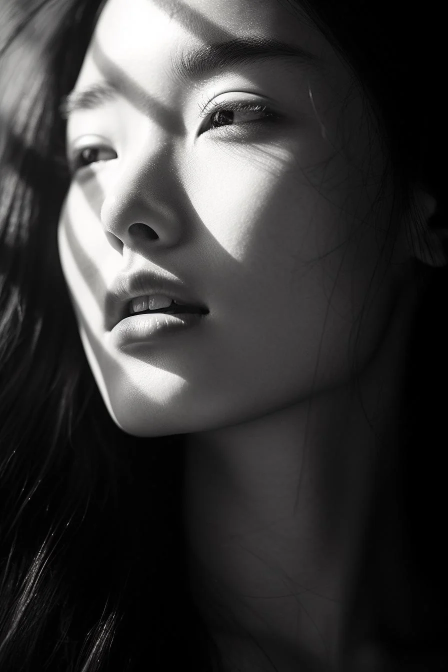
#> input picture assets/woman.webp, 896 x 1344 px, found by its file name (shown at 1/2 size)
$ jupyter execute --allow-errors OpenCV1.ipynb
#> lines starting #> are read from the running program, lines starting #| are printed output that depends on the picture; after the words box and inside, x2 and y2 are one past the last pixel; in counts of white or black regions, pixels touching at a corner belong together
[cell 1]
import cv2
import numpy as np
import urllib.request
import matplotlib.pyplot as plt

[cell 2]
#### to find whether the image has low contrast or high contrast ###

[cell 3]
import cv2
import numpy as np
import matplotlib.pyplot as plt

def check_contrast_histogram(image_path):
    # Read the image in grayscale
#> called with image_path = 'woman.webp'
    image = cv2.imread(image_path, cv2.IMREAD_GRAYSCALE)
#> image: shape (1344, 896); min 0, max 255, mean 56.5

    # Calculate the histogram
    hist = cv2.calcHist([image], [0], None, [256], [0, 256])
#> hist = 256 values, max 93336 at index 0, min 273 at index 141, mean 4704

    # Plot the histogram
    plt.figure()
    plt.title("Grayscale Histogram")
    plt.xlabel("Pixel Intensity")
    plt.ylabel("Frequency")
    plt.plot(hist)
    plt.xlim([0, 256])
    plt.show()
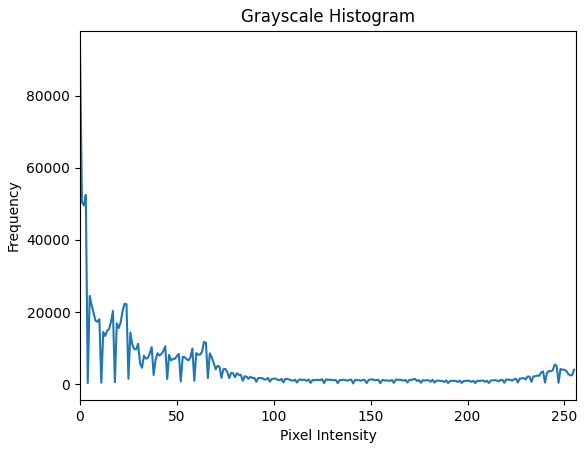
#> figure drawn by matplotlib, 1 panel; curve peaks at x = 0, y = 93336

    # Evaluate contrast
    std_dev = np.std(image)
#> std_dev = 70.39
    if std_dev > 50:
        print("The image has high contrast.")
    else:
        print("The image has low contrast.")


check_contrast_histogram("woman.webp")

[cell 4]
### make watermark and hide it in woman image ###

[cell 5]
from PIL import Image, ImageDraw, ImageFont, ImageEnhance

# Open the original image
image = Image.open("woman.webp").convert("RGBA")
#> image: PIL image 896x1344 RGBA

# Create a transparent layer the same size as the original image
txt_layer = Image.new("RGBA", image.size, (255, 255, 255, 0))

draw = ImageDraw.Draw(txt_layer)

# Define the text and font
text = "Hidden text"
font = ImageFont.truetype("arial.ttf", 20)

x = 35
y = 580

# Add the text to the transparent layer with lower opacity (alpha value)
draw.text((x, y), text, font=font, fill=(100, 100, 100, 20))  # Lower alpha means more transparent

# Combine the original image with the transparent watermark layer
watermarked = Image.alpha_composite(image, txt_layer)

# Convert back to RGB if needed and save the result
watermarked = watermarked.convert("RGB")
#> watermarked: PIL image 896x1344 RGB
watermarked.save("output1.jpg")

[cell 6]
high_contrast_image = cv2.imread('output1.jpg',cv2.IMREAD_GRAYSCALE)
#> high_contrast_image: shape (1344, 896); min 0, max 255, mean 56.5
def plot_histogram(image, title):
    hist = cv2.calcHist([image], [0], None, [256], [0, 256])
    plt.plot(hist)
    plt.xlim([0, 256])
    plt.title(title)
    plt.xlabel('Pixel Intensity')
    plt.ylabel('Frequency')

# Display the original image and histogram
plt.figure(figsize=(12, 5))


plt.subplot(1, 2, 1)
#> (the rest of this cell did not finish here and is left out)

[cell 7]
#### question2

### for compressing the image, I use bit plane, png formatting and reducing image resolution with resizing(interpolation)###

[cell 8]
import os
import matplotlib.pyplot as plt
# Load a grayscale image
image = cv2.imread('man.png', cv2.IMREAD_GRAYSCALE)
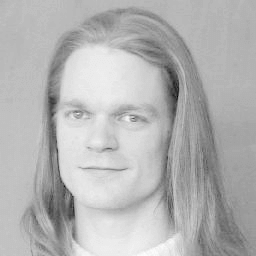
#> input picture assets/man.png, 256 x 256 px, found by its file name
#> image is the input picture: shape (256, 256); min 0, max 255, mean 179.7
# Create a figure with two rows: one for the compressed images and one for the differences
fig, axs = plt.subplots(2, 7, figsize=(20, 8))

file_sizes = []

# Loop over the number of bits to remove
for i in range(1, 8):
    # Create the bit mask by keeping only the upper bits and zeroing out the lower bits
    bit_mask = 0xFF & (0xFF << i)  # Keeps the top (8 - i) bits and removes the lower bits


    # Apply the mask using bitwise AND operation
    compressed_image = cv2.bitwise_and(image, bit_mask)
    compressed_image_path = f"bit_plane_{i}.png"

    # Resize the image to half of its original size
    height, width = compressed_image.shape
    resized_image = cv2.resize(compressed_image, (width // 2, height // 2), interpolation=cv2.INTER_AREA)

    cv2.imwrite(compressed_image_path, resized_image,[cv2.IMWRITE_PNG_COMPRESSION, 9])
    # Calculate the difference between the original and compressed images
    difference_image = cv2.absdiff(image, compressed_image)

    # Calculate the file size of the compressed image
    file_size = os.path.getsize(compressed_image_path) / 1024  # Convert to KB
    file_sizes.append(file_size)

    # Display the compressed image in the first row
    axs[0, i-1].imshow(compressed_image, cmap='gray')
    axs[0, i-1].set_title(f'Remove {i} Bit(s)')
    axs[0, i-1].axis('off')

    # Display the difference image in the second row
    axs[1, i-1].imshow(difference_image, cmap='gray')
    axs[1, i-1].set_title(f'Difference (Remove {i} Bit(s))')
    axs[1, i-1].axis('off')
#> this loop made 7 passes
#> pass 1, `difference_image = cv2.absdiff(image, compressed_image)`:
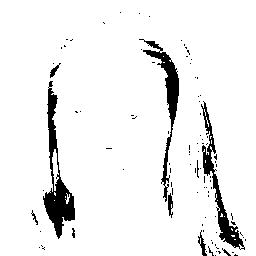
#> difference_image: shape (256, 256); values 0 (black) and 1 (white), 93.3% white; 96 black regions (86 under 20 px), largest, box (x1, y1, x2, y2) and area: (43, 81, 75, 239) 1605, (139, 39, 179, 202) 1131, (201, 101, 245, 250) 1108
#> after the loop, file_sizes = [9.19, 9.16, 7.38, 5.51, 4.2, 2.58, 1.35]


# Display the figure
plt.tight_layout()
plt.show()
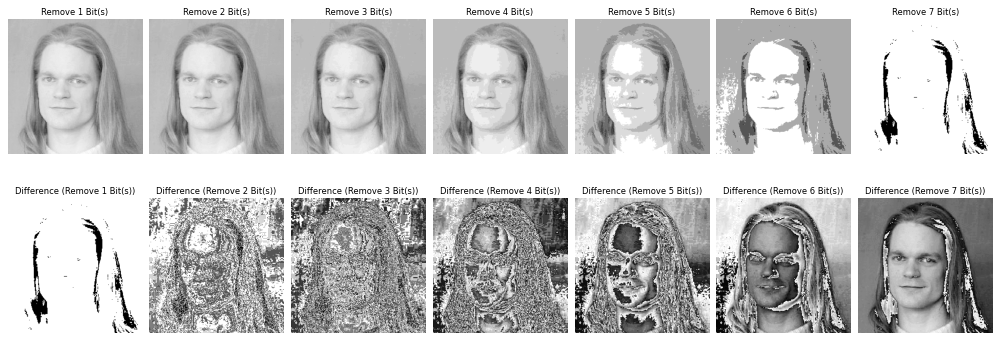
#> figure drawn by matplotlib, 14 panels


# Create a new figure for the file sizes bar chart
plt.figure(figsize=(10, 6))
plt.bar(range(1, 8), file_sizes, color='blue')
plt.title('File Size per Bit Removal (in KB)')
plt.xlabel('Bits Removed')
plt.ylabel('File Size (KB)')
plt.xticks(range(1, 8))
plt.show()
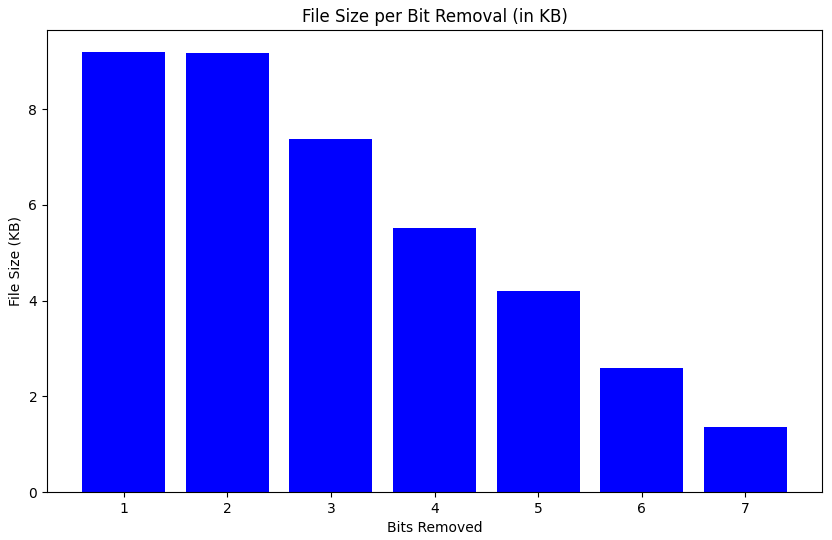
#> figure drawn by matplotlib, 1 panel; tallest bar 9.19 high, from x = 0.6 to 1.4
